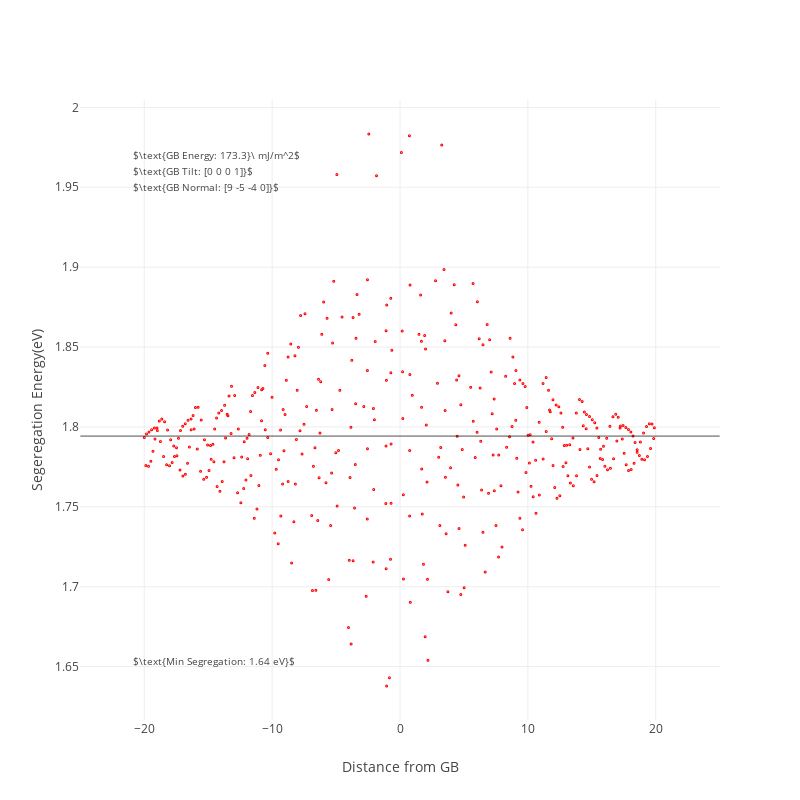

The code cell stored with this chart in its notebook:
### Code cell
draw_peratom_energy(mat , 28)

### Figure 1 — Plotly figure (JSON) as saved in the notebook; plotly's stock layout.template omitted (floating-point values rounded to 4 significant figures; data arrays with more than 128 entries replaced by an {"elided": "..."} marker saying what was removed)
{"data": [{"marker": {"color": "red", "size": 3, "symbol": "circle-dot"}, "mode": "markers", "name": "Test", "type": "scatter", "uid": "d6573164-0a25-42cd-9c35-a29db99f1455", "x": {"elided": "390 float values"}, "y": {"elided": "390 float values"}}], "layout": {"annotations": [{"font": {"size": 10}, "showarrow": false, "text": "$\\text{GB Energy: 173.3}\\ mJ/m^2$", "x": 0.08, "xref": "paper", "y": 0.925, "yref": "paper"}, {"font": {"size": 10}, "showarrow": false, "text": "$\\text{GB Tilt: [0 0 0 1]}$", "x": 0.08, "xref": "paper", "y": 0.9, "yref": "paper"}, {"font": {"size": 10}, "showarrow": false, "text": "$\\text{GB Normal: [9 -5 -4 0]}$", "x": 0.08, "xref": "paper", "y": 0.875, "yref": "paper"}, {"font": {"size": 10}, "showarrow": false, "text": "$\\text{Min Segregation: 1.64 eV}$", "x": 0.08, "xref": "paper", "y": 0.08, "yref": "paper"}], "autosize": false, "height": 800, "shapes": [{"line": {"width": 0.7}, "type": "line", "x0": -25, "x1": 25, "y0": 1.794, "y1": 1.794}], "width": 800, "xaxis": {"autorange": true, "range": [-25.03, 25.03], "title": {"text": "Distance from GB"}, "type": "linear", "zeroline": false}, "yaxis": {"autorange": true, "range": [1.617, 2.005], "title": {"text": "Segeregation Energy(eV)"}, "type": "linear", "zeroline": false}}}
